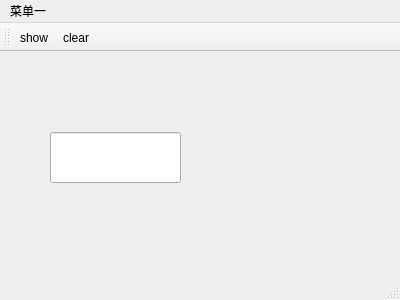
<?xml version="1.0" encoding="UTF-8"?>
<ui version="4.0">
 <class>MainWindow</class>
 <widget class="QMainWindow" name="MainWindow">
  <property name="geometry">
   <rect>
    <x>0</x>
    <y>0</y>
    <width>400</width>
    <height>300</height>
   </rect>
  </property>
  <property name="windowTitle">
   <string>MainWindow</string>
  </property>
  <widget class="QWidget" name="centralWidget">
   <widget class="QLineEdit" name="lineEdit">
    <property name="geometry">
     <rect>
      <x>50</x>
      <y>80</y>
      <width>131</width>
      <height>51</height>
     </rect>
    </property>
   </widget>
  </widget>
  <widget class="QMenuBar" name="menuBar">
   <property name="geometry">
    <rect>
     <x>0</x>
     <y>0</y>
     <width>400</width>
     <height>22</height>
    </rect>
   </property>
   <widget class="QMenu" name="menu">
    <property name="title">
     <string>菜单一</string>
    </property>
    <addaction name="actionshow"/>
    <addaction name="actionclear"/>
   </widget>
   <addaction name="menu"/>
  </widget>
  <widget class="QToolBar" name="mainToolBar">
   <attribute name="toolBarArea">
    <enum>TopToolBarArea</enum>
   </attribute>
   <attribute name="toolBarBreak">
    <bool>false</bool>
   </attribute>
   <addaction name="actionshow"/>
   <addaction name="actionclear"/>
  </widget>
  <widget class="QStatusBar" name="statusBar"/>
  <action name="actionshow">
   <property name="text">
    <string>show</string>
   </property>
  </action>
  <action name="actionclear">
   <property name="text">
    <string>clear</string>
   </property>
  </action>
 </widget>
 <layoutdefault spacing="6" margin="11"/>
 <resources/>
 <connections/>
</ui>
